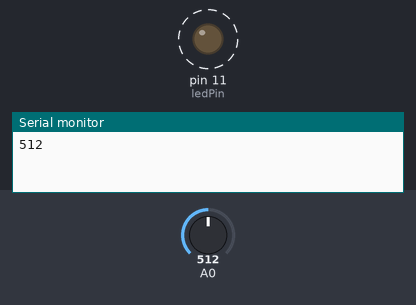
This sketch was run on a simulated Arduino Uno, built with avr-gcc and run on an emulated ATmega328P. Shown: output pins drawn as LEDs (lit = HIGH), the last lines printed to the serial monitor. Dashed ring = blinking. The inputs (shaded band) are chosen by the test bench; at power-on: A0 = 512.

Above: at 1.8 s.
1.9 s: A0 set to 306
At 2.2 s:
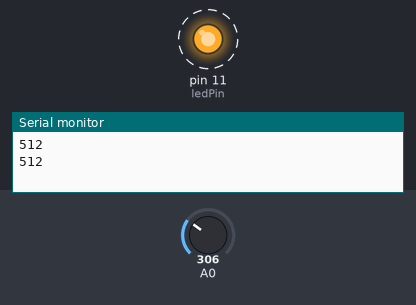
5.4 s: A0 set to 122
At 5.56 s:
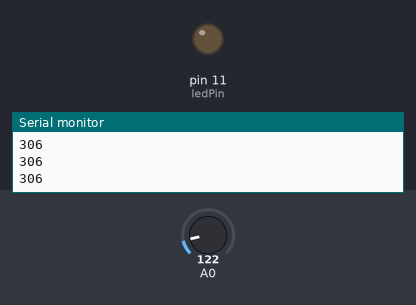
Timing chart, 0 to 14.9 s (numbered marks = the images above; inputs shaded):
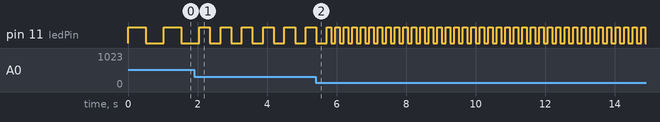

Measured:
- after the input at 1.9 s, pin 11 (ledPin): alternates HIGH for 0.31 s and LOW for 0.31 s, starting after 0.45 s
- by itself, pin 11 (ledPin): alternates HIGH for 0.51 s and LOW for 0.51 s

The sketch:

entrada_potenciometro.ino
```cpp
const int ledPin = 11;
int sensorValue;

void setup() {
  Serial.begin(9600);
  pinMode(ledPin, OUTPUT);
  pinMode(A0, INPUT);
}

void loop() {
  sensorValue = analogRead(A0);

  digitalWrite(ledPin,HIGH);
  delay(sensorValue);
  digitalWrite(ledPin,LOW);
  delay(sensorValue);
  Serial.print(sensorValue);
  Serial.print("\n");
}
```
